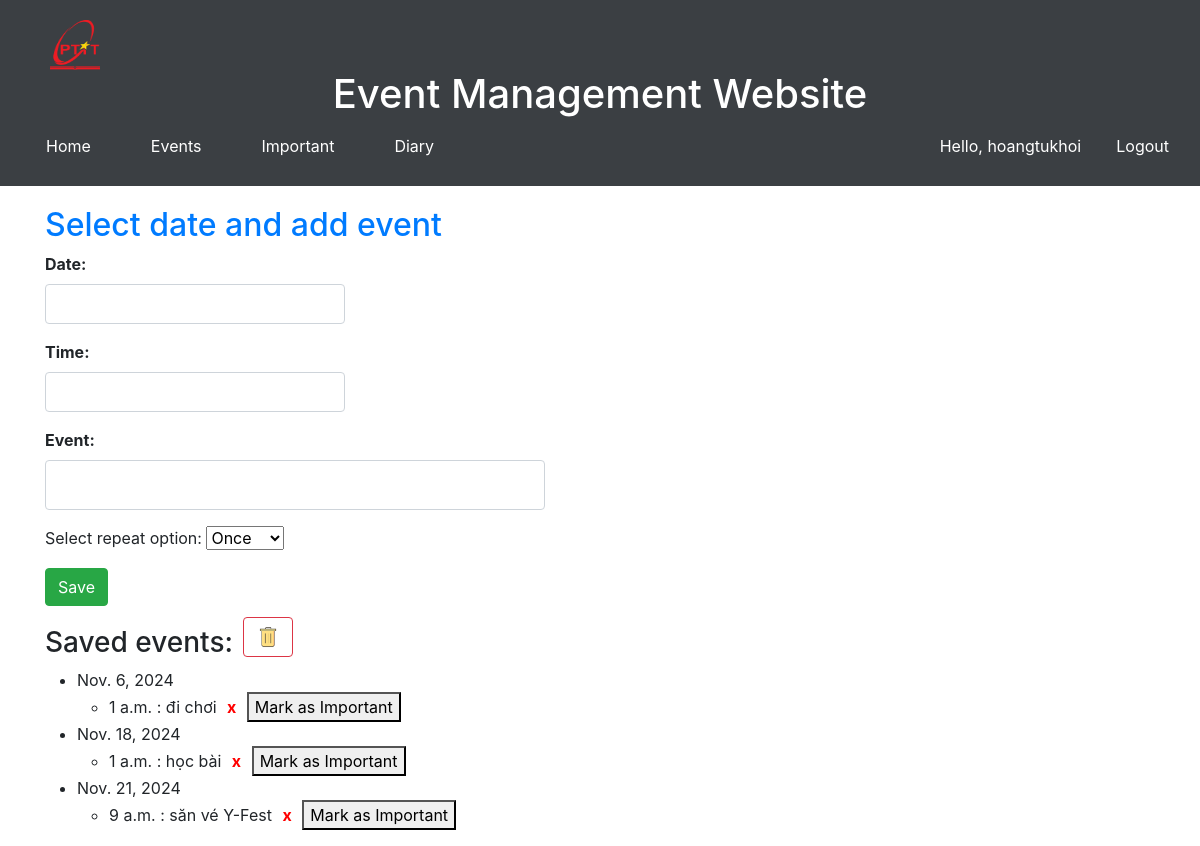
The page /events/ (signed in) on the database its author committed.
### app/models.py (models this page shows, shortened)
class Reminder(models.Model):
    user = models.ForeignKey(User, on_delete=models.CASCADE, null=True)
    date = models.DateField(default=timezone.now)
    reminder = models.CharField(max_length=200)
    time = models.TimeField()
    important = models.BooleanField(default=False)
    repeat = models.CharField(
        max_length=20,
        choices=[('once', 'Once'), ('daily', 'Daily'), ('weekly', 'Weekly'),
                 ('monthly', 'Monthly'), ('yearly', 'Yearly')],
        default='once'
    )

### app/views.py (the view, shortened to what this page needs)
# urls.py: path('events/', views.events, name='events'),
def events(request):
    form = ReminderForm(initial={'date': timezone.now().date()})
    reminders = Reminder.objects.filter(user=request.user).order_by("date", "time")
    return render(request, 'app/events.html', {'form': form, 'reminders': reminders})

### app/forms.py
class ReminderForm(forms.ModelForm):
    class Meta:
        model = Reminder
        fields = ['date', 'reminder','time']
        widgets = {
            'date': forms.DateInput(attrs={'type': 'date'}),
            'time': forms.TimeInput(format='%H:%M', attrs={'type': 'time'}),
        }

### app/templates/app/events.html (shortened to what this page needs)
{% extends 'app/base.html' %}
{%load static%}
{% block events %}
<div class="container">
    <h2>Select date and add event</h2>
    <div class="form-group">
        <label for="datePickerInput">Date:</label>
        <input type="text" id="datePickerInput" class="form-control">
    </div>
    <div class="form-group">
        <label for="timePickerInput">Time:</label>
        <input type="text" id="timePickerInput" class="form-control">
    </div>
    <form id="reminderForm" method="POST" action="{% url 'events' %}">
        <div class="form-group">
            <label for="reminderInput">Event:</label>
            <input type="text" id="reminderInput" name="reminder" class="form-control" required>
        </div>
        <div>
            <label for="repeat">Select repeat option:</label>
            <select id="repeat" name="repeat">
              <option value="once" selected>Once</option>
            </select>
        </div>
        <button type="submit" class="btn btn-success">Save</button>
    </form>
    <div style="display: flex; align-items: center;">
        <h3 style="margin-right: 10px;">Saved events:</h3>
        <img id="deleteAllBtn" class="btn btn-danger" src="{% static 'images/deleteall.png' %}" alt="Delete All Events" style="width:50px; height:40px;background-color: transparent;" />
    </div>
{% if reminders %}
    <ul id="reminderList">
        {% for reminder in reminders %}
            {% if forloop.first or reminder.date != previous_date %}
                {% if not forloop.first %}</ul>{% endif %}
                <li>{{ reminder.date }}
                    <ul>
            {% endif %}
                    <li>{{ reminder.time }} : {{ reminder.reminder }}
                        <button class="delete-btn" data-id="{{ reminder.id }}">x</button>
                        <button class="important-btn" data-id="{{ reminder.id }}">Mark as Important</button>
                    </li>
            {% if forloop.last %}</ul></li>{% endif %}
        {% endfor %}
    </ul>
{% else %}
    <ul id="reminderList">
        <li class="task list">There is no saved event.</li>
    </ul>
{% endif %}
</div>
{% endblock events %}

### app/templates/app/base.html (shortened to what this page needs)
{% load static %}
<!DOCTYPE html>
<html lang="vi">
<head>
    <link rel="stylesheet" href="{% static 'css/style1.css' %}">
    <link href="https://cdn.jsdelivr.net/npm/bootstrap@5.3.0/dist/css/bootstrap.min.css" rel="stylesheet">
    <link href="https://maxcdn.bootstrapcdn.com/bootstrap/4.5.2/css/bootstrap.min.css" rel="stylesheet">
    <link href="https://cdnjs.cloudflare.com/ajax/libs/bootstrap-datepicker/1.9.0/css/bootstrap-datepicker.min.css" rel="stylesheet">
</head>
<body>
    <header>
        <img src="{% static 'images/logoPTIT.png' %}" alt="Logo PTIT" width = 50px height = 50px style="margin-left: 50px;"/>
        <h1 style="text-align: center; color: white;">
            <a href="{% url 'base' %}" style="color: white; text-decoration: none;">Event Management Website</a>
        </h1>
        <nav>
            <ul class="navbar">
                <li class="box"><a href="{% url 'home' %}">Home</a></li>
                <li class="box"><a href="{% url 'events' %}">Events</a></li>
                <li class="box"><a href="{% url 'important' %}">Important</a></li>
                <li class="box"><a href="{% url 'diary' %}">Diary</a></li>
                <div class="right-menu">
                    {% if user.is_authenticated %}
                        <li /style = "color: white"><span>Hello, {{ user.username }}</span></li>
                        <li><a href="{% url 'logout' %}">Logout</a></li>
                    {% else %}
                        <li><a href="{% url 'login' %}">Login</a></li>
                        <li><a href="{% url 'register' %}">Register</a></li>
                    {% endif %}
                </div>
            </ul>
        </nav>
    </header>
    {% block events %}
    {% endblock events %}
</body>
</html>

### app/static/css/style1.css (style rules this page uses)
body { background-color: #282c34; }
header { background-color: #3b3f43; padding: 20px 0; }
.navbar { list-style-type: none; margin: 0; padding: 0; display: flex; justify-content: center; align-items: center; }
.navbar .box { margin: 0 15px; }
.navbar a { color: white; text-decoration: none; padding: 10px 15px; border-radius: 5px; transition: background-color 0.3s, color 0.3s; }
.right-menu { display: flex; margin-left: auto; }
.right-menu li { margin-left: 20px; }

### app/templates/app/events.html (style rules this page uses)
.container { margin-top: 20px; }
h2 { color: #007bff; }
.form-group label { font-weight: bold; }
h3 { margin-top: 20px; }
#datePickerInput, #timePickerInput { width: 300px; height: 40px; }
input[name="reminder"] { width: 500px; height: 50px; }
.btn-success { margin-top: 10px; }
.delete-btn { color: red; background: none; border: none; font-weight: bold; cursor: pointer; }

### rows shown on the page
Reminder: date "Nov. 6, 2024", time "1 a.m.", reminder "đi chơi"
Reminder: date "Nov. 18, 2024", time "1 a.m.", reminder "học bài"
Reminder: date "Nov. 21, 2024", time "9 a.m.", reminder "săn vé Y-Fest"

### other values the page prints
{{ user.username }} "hoangtukhoi"
